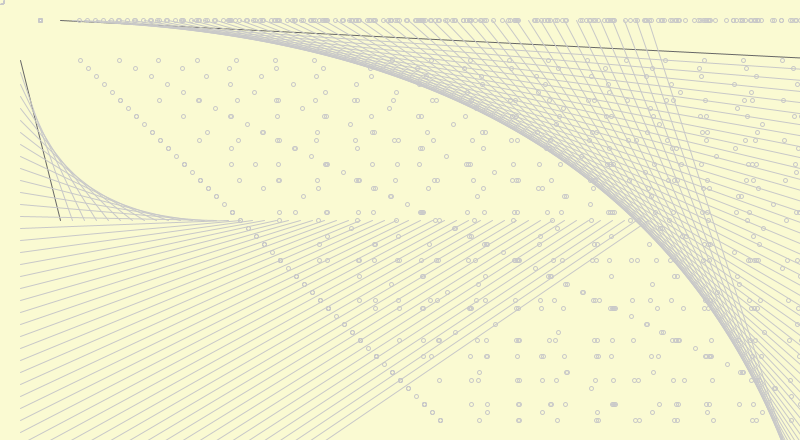
Frame 1 (no input)
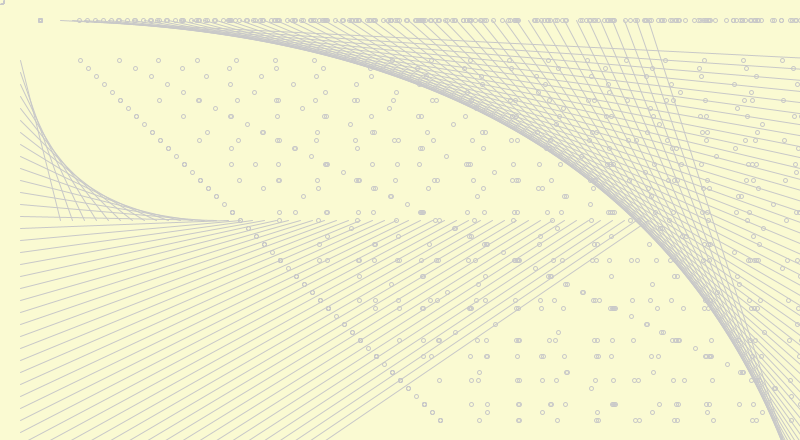
Frame 60 (the mouse pressed at the canvas centre just before this capture)
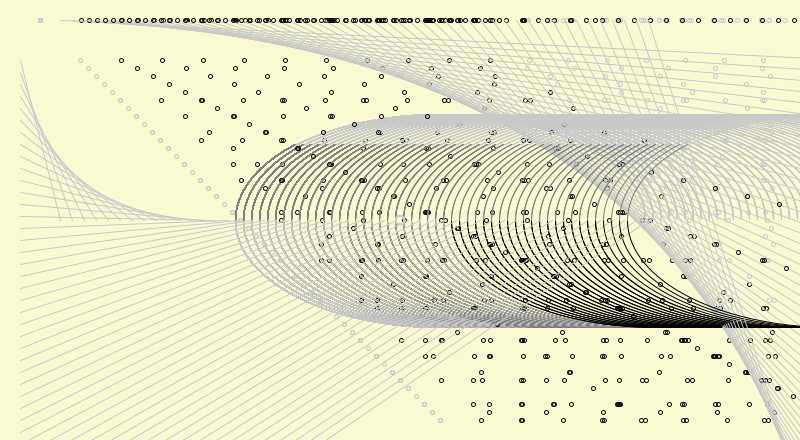
Frame 120 (the mouse held since frame 60 and released just before this capture)

The Processing sketch that drew these frames (run headless with seeded random() and noise(); from frame 60 on, the mouse is pressed at the canvas centre):

// Processing sketch: processing_140573
// ── processing_140573.pde

//Diego. midterm planning document. ASS 7


float easing = 0.15;
int offset = 20;

void setup () {

size(800, 440);
smooth();
fill(255);
stroke(102);
strokeWeight(1);

}

void draw() {
  background(250,250,210);
  compositionA();
}






//defining compositionA

void compositionA(){
  for (float i = 40; i < height; i += 8) {
 line(i + i/2, 20, width + 50, i + i/2);
 line(20, i + i/2, i + i/2, height/2);
 for (float y = 20; y <= height-20; y += i) {
 for (float x = 20; x <= width-20; x += i) {
 ellipse(x + y, y, 4, 4);
noFill();
if (mouseX > x) {
   x += 1;
 offset = -10;
 stroke(0);
 } else if(mouseX < x) {
   x -= 1; 
 offset = 10;  
arc(mouseX + i, mouseY, mouseX + offset, mouseY - 6, HALF_PI, PI);
stroke(126);
arc(mouseX + i, mouseY, mouseX + offset, mouseY - 7, PI, PI+QUARTER_PI);
stroke(200);
arc(mouseX + i, mouseY, mouseX + offset, mouseY - 8, PI+QUARTER_PI, TWO_PI);
ellipse(mouseX, mouseY, 9, 9);
 }
}
 }

 }
 
}
